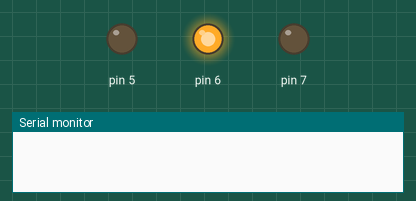
This sketch was run on a simulated Arduino Uno, built with avr-gcc and run on an emulated ATmega328P. Parts: output pins drawn as LEDs (lit = HIGH), the last lines printed to the serial monitor. Random numbers use the default seed unless the sketch sets one.

Above: at 0.1 s.
At 16.7 s:
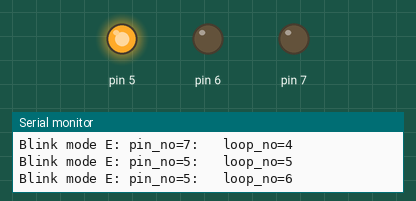
At 29.9 s:
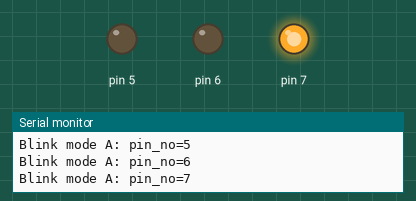
At 39.9 s:
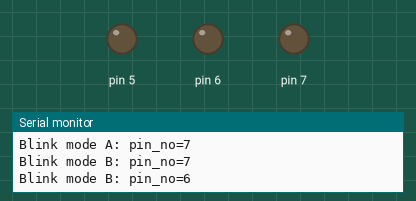
Timing chart, 0 to 40.0 s (numbered marks = the images above):
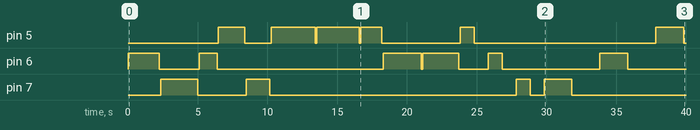

Measured:
- by itself, pin 5: LOW → HIGH at 6.5 s, → LOW 1.9 s later, → HIGH 1.9 s later, → LOW 3.2 s later, … (12 changes in this stretch)
- by itself, pin 6: LOW → HIGH at 0.00 s, → LOW 2.2 s later, → HIGH 2.9 s later, → LOW 1.3 s later, … (12 changes in this stretch)
- by itself, pin 7: LOW → HIGH at 2.4 s, → LOW 2.7 s later, → HIGH 3.5 s later, → LOW 1.7 s later, … (8 changes in this stretch)

The sketch:

Knight_Blink_Change_Mmodes_O_V5_T0.ino
```cpp
int pin_no;
int min_no=1000;
int max_no=4000;
int blink_time=1000;
int loop_no;
int pin_no_random;
int time_for_blinking=15000;

void setup() {
 Serial.begin(9600);
for (int pin_no=5; pin_no<8; pin_no++){
pinMode(pin_no, OUTPUT);
}
}

void loop() {
while (loop_no <10){
  pin_no_random=random(5, 8);
  digitalWrite(pin_no_random, HIGH);
  delay(random(min_no, max_no));
  digitalWrite(pin_no_random, LOW);
  delay(blink_time*0.1);
  Serial.print(String("Blink mode E: pin_no=") + pin_no_random);
  Serial.println(String(":   loop_no=") + loop_no);
  loop_no++;
}
for (pin_no=5; pin_no<8; pin_no++){
  digitalWrite(pin_no, HIGH);
  delay(blink_time);
  digitalWrite(pin_no, LOW);
  delay (blink_time);
  Serial.println(String("Blink mode A: pin_no=") + pin_no);
}
for (pin_no=7; pin_no>4; pin_no--){
  digitalWrite (pin_no,HIGH);
  delay (blink_time*2);
  digitalWrite(pin_no, LOW);
  delay (blink_time*2);
  Serial.println(String("Blink mode B: pin_no=") + pin_no);
}
for (pin_no=5; pin_no<8; pin_no++){
  digitalWrite(pin_no, HIGH);
  delay(blink_time*3);
  digitalWrite(pin_no, LOW);
  delay(blink_time*3);
  Serial.println(String("Blink mode C: pin_no=") + pin_no);
}
for (pin_no=5; pin_no<8; pin_no++){
  digitalWrite(pin_no, HIGH);
  delay(random(min_no, max_no));
  digitalWrite(pin_no, LOW);
  delay(blink_time*0.1);
  Serial.println(String("Blink mode D: pin_no=") + pin_no);
}
while (millis() < time_for_blinking) {
  pin_no_random=random(5, 8);
  digitalWrite(pin_no_random, HIGH);
  delay(random(min_no, max_no));
  digitalWrite(pin_no_random, LOW);
  delay(blink_time*0.1);
  Serial.print(String("Blink mode F: pin_no=") + pin_no_random);
  Serial.println(String(":   time=") + millis());
}
}
```
